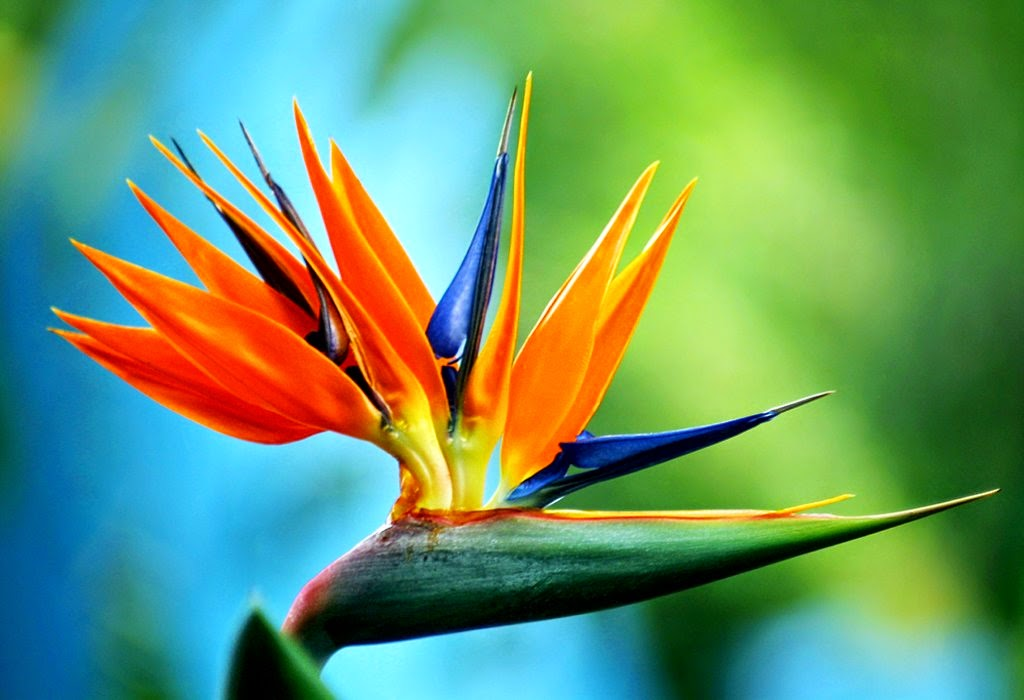
#> input picture STEP2_kNN_02_Model_Prediction_Pipeline/assets/Strelitzia.jpg, 1024 x 700 px
$ jupyter execute --allow-errors 02_kNN_Model_Prediction_Pipeline.ipynb
#> lines starting #> are read from the running program, lines starting #| are printed output that depends on the picture
# Prediction Pipeline

[cell 1]
import matplotlib.pyplot as plt
import numpy as np
import os
import pandas as pd
import pickle
import scipy as sc

from sklearn.pipeline import make_pipeline
from sklearn.base import BaseEstimator, TransformerMixin
from skimage import io, color, transform, feature

[cell 2]
# import test image
test_img = io.imread('assets/Strelitzia.jpg', as_gray=True)
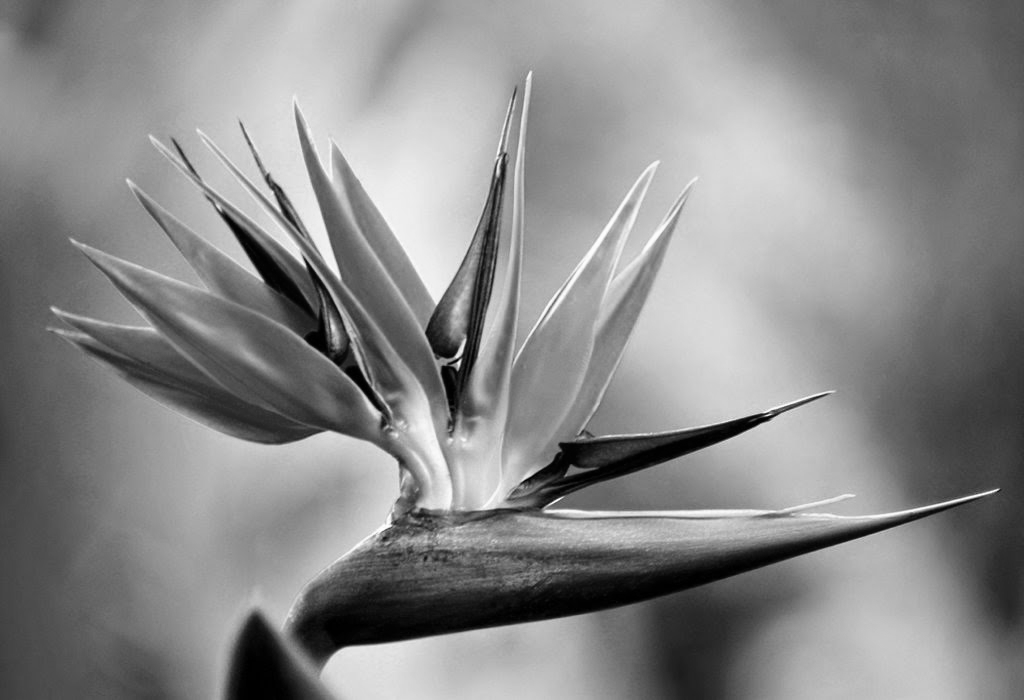
#> test_img: shape (700, 1024) float64; min 0, max 0.999, mean 0.542

## Image Resizing

[cell 3]
# the model was trained with 80x80 px images => resize inputs accordingly
test_img_resized = (transform.resize(test_img, (80, 80)) * 255).astype(np.uint8)
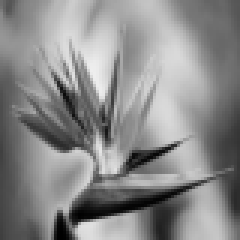
#> test_img_resized: shape (80, 80) (shown 3 times larger); min 0, max 238, mean 137.7
plt.imshow(test_img_resized, cmap='gray')

$ run again, with STEP2_kNN_02_Model_Prediction_Pipeline/assets/Water_Lilly.jpg copied over STEP2_kNN_02_Model_Prediction_Pipeline/assets/Strelitzia.jpg
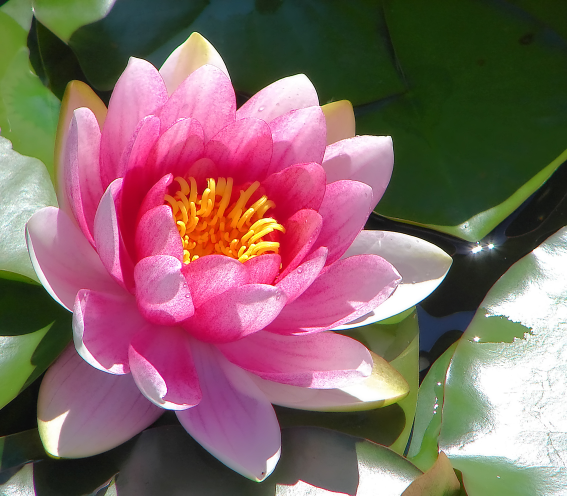
#> input picture STEP2_kNN_02_Model_Prediction_Pipeline/assets/Water_Lilly.jpg, 1134 x 991 px (shown at 1/2 size)
#> `test_img = io.imread('assets/Strelitzia.jpg', as_gray=True)`:
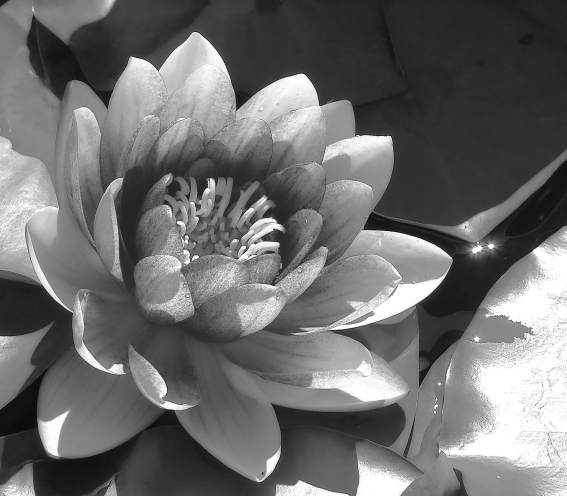
#> test_img: shape (991, 1134) float64 (shown at 1/2 size); min 0.000565, max 1, mean 0.429
#> `test_img_resized = (transform.resize(test_img, (80, 80)) * 255).astype..`:
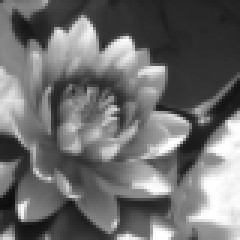
#> test_img_resized: shape (80, 80) (shown 3 times larger); min 14, max 254, mean 108.8

$ run again, with STEP2_kNN_02_Model_Prediction_Pipeline/assets/Scikit_Image_Model_Deployment_01.webp saved as STEP2_kNN_02_Model_Prediction_Pipeline/assets/Strelitzia.jpg
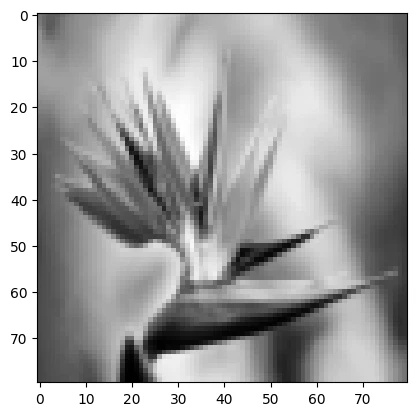
#> input picture STEP2_kNN_02_Model_Prediction_Pipeline/assets/Scikit_Image_Model_Deployment_01.webp, 416 x 416 px
#> test_img is the input picture: shape (416, 416) float64; min 0, max 1, mean 0.655
#> `test_img_resized = (transform.resize(test_img, (80, 80)) * 255).astype..`:
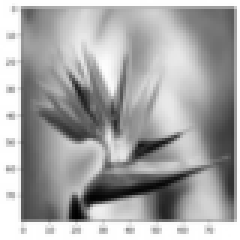
#> test_img_resized: shape (80, 80) (shown 3 times larger); min 1, max 255, mean 166.6
